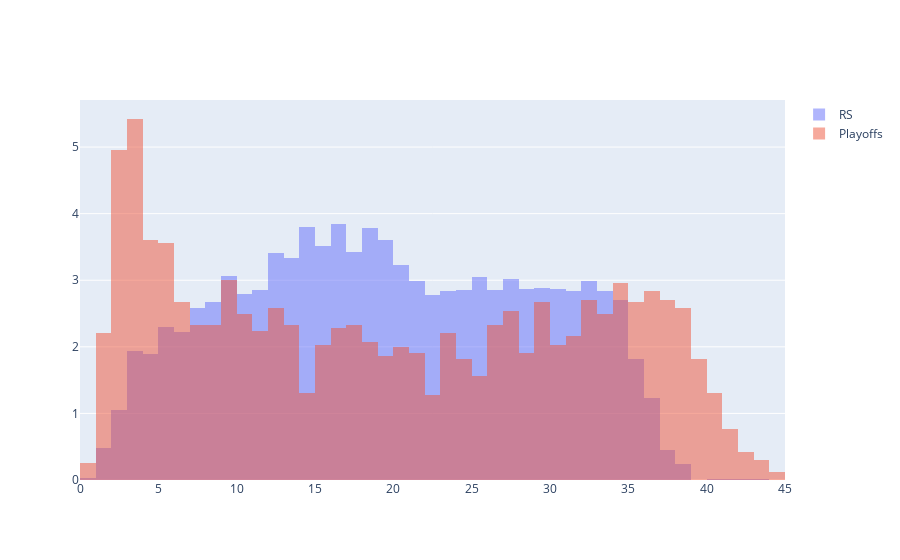

Here is the notebook cell this chart was saved with:
### Code cell
fig = go.Figure()
fig.add_trace(go.Histogram(x=rs_df['MIN']/rs_df['GP'], histnorm='percent', name='RS',
                          xbins={'start':0,'end':46,'size':1}))
fig.add_trace(go.Histogram(x=pl_df['MIN']/pl_df['GP'], histnorm='percent', name='Playoffs',
                          xbins={'start':0,'end':46,'size':1}))
fig.update_layout(barmode='overlay')
fig.update_traces(opacity = 0.5)
fig.show()

### Figure 1 — Plotly figure (JSON) as saved in the notebook; plotly's stock layout.template omitted (floating-point values rounded to 4 significant figures; data arrays with more than 128 entries replaced by an {"elided": "..."} marker saying what was removed)
{"data": [{"histnorm": "percent", "name": "RS", "opacity": 0.5, "type": "histogram", "x": {"elided": "5687 float values"}, "xbins": {"end": 46, "size": 1, "start": 0}}, {"histnorm": "percent", "name": "Playoffs", "opacity": 0.5, "type": "histogram", "x": {"elided": "2361 float values"}, "xbins": {"end": 46, "size": 1, "start": 0}}], "layout": {"barmode": "overlay"}}
